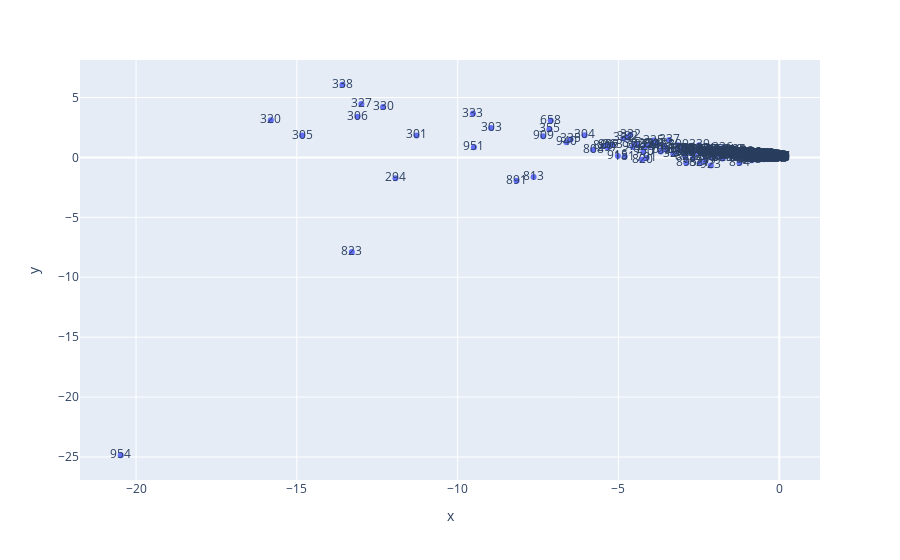

The code cell stored with this chart in its notebook:
### Code cell
plot_doc_space(bin_trunc)

### Figure 1 — Plotly figure (JSON) as saved in the notebook; plotly's stock layout.template omitted (floating-point values rounded to 4 significant figures; data arrays with more than 128 entries replaced by an {"elided": "..."} marker saying what was removed)
{"data": [{"hovertemplate": "x=%{x}<br>y=%{y}<br>text=%{text}<extra></extra>", "legendgroup": "", "marker": {"color": "#636efa", "symbol": "circle"}, "mode": "markers+text", "name": "", "orientation": "v", "showlegend": false, "text": {"elided": "521 str values"}, "type": "scatter", "x": {"elided": "521 float values"}, "xaxis": "x", "y": {"elided": "521 float values"}, "yaxis": "y"}], "layout": {"legend": {"tracegroupgap": 0}, "margin": {"t": 60}, "xaxis": {"anchor": "y", "domain": [0, 1], "title": {"text": "x"}}, "yaxis": {"anchor": "x", "domain": [0, 1], "title": {"text": "y"}}}}
